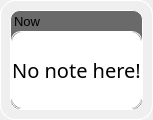
                  <widget class="QWidget" name="scrollAreaWidgetContents">
                   <property name="geometry">
                    <rect>
                     <x>0</x>
                     <y>0</y>
                     <width>145</width>
                     <height>120</height>
                    </rect>
                   </property>
                   <property name="styleSheet">
                    <string notr="true">border: 1px solid white;
border-radius: 15px;</string>
                   </property>
                   <layout class="QHBoxLayout" name="horizontalLayout_24">
                    <property name="leftMargin">
                     <number>0</number>
                    </property>
                    <property name="topMargin">
                     <number>0</number>
                    </property>
                    <property name="rightMargin">
                     <number>0</number>
                    </property>
                    <property name="bottomMargin">
                     <number>0</number>
                    </property>
                    <item>
                     <widget class="QFrame" name="verticalFrame">
                      <layout class="QVBoxLayout" name="verticalLayout_24">
                       <item>
                        <widget class="QFrame" name="frame_4">
                         <property name="minimumSize">
                          <size>
                           <width>0</width>
                           <height>100</height>
                          </size>
                         </property>
                         <property name="maximumSize">
                          <size>
                           <width>16777215</width>
                           <height>100</height>
                          </size>
                         </property>
                         <property name="styleSheet">
                          <string notr="true">background-color: rgb(106, 106, 106);
border: 1px solid white;
border-radius: 10px;</string>
                         </property>
                         <property name="frameShape">
                          <enum>QFrame::StyledPanel</enum>
                         </property>
                         <property name="frameShadow">
                          <enum>QFrame::Raised</enum>
                         </property>
                         <layout class="QVBoxLayout" name="verticalLayout_21">
                          <property name="spacing">
                           <number>0</number>
                          </property>
                          <property name="leftMargin">
                           <number>0</number>
                          </property>
                          <property name="topMargin">
                           <number>0</number>
                          </property>
                          <property name="rightMargin">
                           <number>0</number>
                          </property>
                          <property name="bottomMargin">
                           <number>0</number>
                          </property>
                          <item>
                           <widget class="QFrame" name="horizontalFrame_5">
                            <property name="styleSheet">
                             <string notr="true">border: transparent;</string>
                            </property>
                            <layout class="QHBoxLayout" name="horizontalLayout_26">
                             <property name="spacing">
                              <number>0</number>
                             </property>
                             <property name="leftMargin">
                              <number>3</number>
                             </property>
                             <property name="topMargin">
                              <number>0</number>
                             </property>
                             <property name="rightMargin">
                              <number>3</number>
                             </property>
                             <property name="bottomMargin">
                              <number>0</number>
                             </property>
                             <item>
                              <widget class="QLabel" name="label_16">
                               <property name="font">
                                <font>
                                 <pointsize>10</pointsize>
                                 <weight>50</weight>
                                 <bold>false</bold>
                                </font>
                               </property>
                               <property name="text">
                                <string>Now</string>
                               </property>
                              </widget>
                             </item>
                             <item>
                              <spacer name="horizontalSpacer_2">
                               <property name="orientation">
                                <enum>Qt::Horizontal</enum>
                               </property>
                               <property name="sizeHint" stdset="0">
                                <size>
                                 <width>40</width>
                                 <height>20</height>
                                </size>
                               </property>
                              </spacer>
                             </item>
                             <item>
                              <widget class="QPushButton" name="pushButton_2">
                               <property name="styleSheet">
                                <string notr="true">QPushButton:hover{
 background-color: rgb(93, 93, 93);
}

QPushButton:pressed{
 background-color: transparent;
}</string>
                               </property>
                               <property name="text">
                                <string/>
                               </property>
                               <property name="icon">
                                <iconset resource="resources.qrc">
                                 <normaloff>:/icons/icons/alert-octagon.svg</normaloff>:/icons/icons/alert-octagon.svg</iconset>
                               </property>
                               <property name="iconSize">
                                <size>
                                 <width>25</width>
                                 <height>25</height>
                                </size>
                               </property>
                              </widget>
                             </item>
                            </layout>
                           </widget>
                          </item>
                          <item>
                           <widget class="QFrame" name="horizontalFrame_6">
                            <property name="sizePolicy">
                             <sizepolicy hsizetype="Expanding" vsizetype="Expanding">
                              <horstretch>0</horstretch>
                              <verstretch>0</verstretch>
                             </sizepolicy>
                            </property>
                            <layout class="QHBoxLayout" name="horizontalLayout_27">
                             <property name="spacing">
                              <number>0</number>
                             </property>
                             <property name="leftMargin">
                              <number>0</number>
                             </property>
                             <property name="topMargin">
                              <number>0</number>
                             </property>
                             <property name="rightMargin">
                              <number>0</number>
                             </property>
                             <property name="bottomMargin">
                              <number>0</number>
                             </property>
                             <item>
                              <widget class="QLabel" name="label_17">
                               <property name="font">
                                <font>
                                 <family>Bauhaus 93</family>
                                 <pointsize>15</pointsize>
                                </font>
                               </property>
                               <property name="styleSheet">
                                <string notr="true">border: transparent;
background-color: white;
color: black;</string>
                               </property>
                               <property name="text">
                                <string>No note here!</string>
                               </property>
                               <property name="alignment">
                                <set>Qt::AlignCenter</set>
                               </property>
                              </widget>
                             </item>
                            </layout>
                           </widget>
                          </item>
                         </layout>
                        </widget>
                       </item>
                      </layout>
                     </widget>
                    </item>
                   </layout>
                  </widget>
